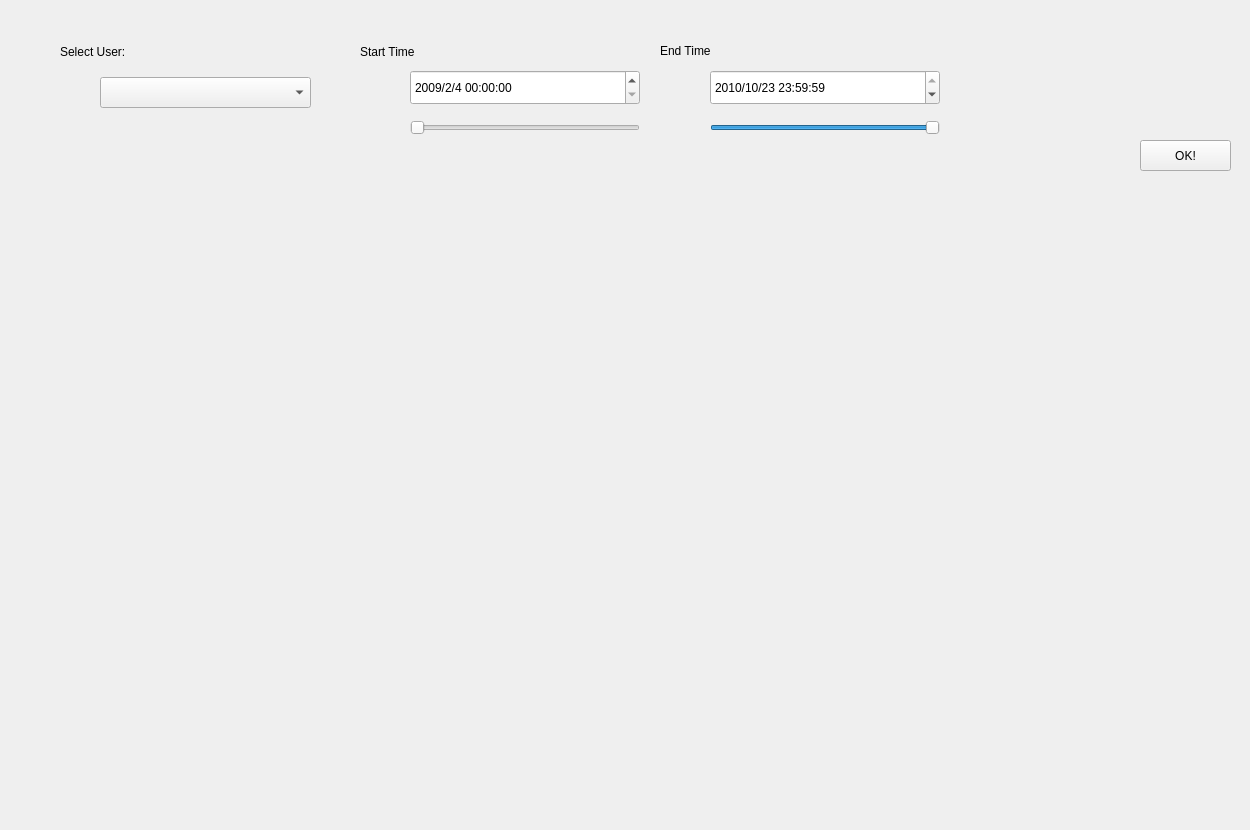
   <widget class="QWidget" name="tab_3">
    <attribute name="title">
     <string>Top POIs</string>
    </attribute>
    <widget class="QChartView" name="chartTop" native="true">
     <property name="geometry">
      <rect>
       <x>20</x>
       <y>180</y>
       <width>1221</width>
       <height>641</height>
      </rect>
     </property>
    </widget>
    <widget class="QLabel" name="label_11">
     <property name="geometry">
      <rect>
       <x>60</x>
       <y>31</y>
       <width>131</width>
       <height>41</height>
      </rect>
     </property>
     <property name="styleSheet">
      <string notr="true">font: 9pt &quot;Times New Roman&quot;;
font: 10pt &quot;Arial&quot;;</string>
     </property>
     <property name="text">
      <string>Select User:</string>
     </property>
    </widget>
    <widget class="QComboBox" name="top_user_Box">
     <property name="geometry">
      <rect>
       <x>100</x>
       <y>77</y>
       <width>211</width>
       <height>31</height>
      </rect>
     </property>
    </widget>
    <widget class="QDateTimeEdit" name="top_start_edit">
     <property name="geometry">
      <rect>
       <x>410</x>
       <y>70</y>
       <width>230</width>
       <height>35</height>
      </rect>
     </property>
     <property name="dateTime">
      <datetime>
       <hour>0</hour>
       <minute>0</minute>
       <second>0</second>
       <year>2009</year>
       <month>2</month>
       <day>4</day>
      </datetime>
     </property>
     <property name="maximumDateTime">
      <datetime>
       <hour>23</hour>
       <minute>59</minute>
       <second>59</second>
       <year>2010</year>
       <month>10</month>
       <day>23</day>
      </datetime>
     </property>
     <property name="minimumDateTime">
      <datetime>
       <hour>0</hour>
       <minute>0</minute>
       <second>0</second>
       <year>2009</year>
       <month>2</month>
       <day>4</day>
      </datetime>
     </property>
     <property name="displayFormat">
      <string>yyyy/M/d HH:mm:ss</string>
     </property>
    </widget>
    <widget class="QLabel" name="label_16">
     <property name="geometry">
      <rect>
       <x>360</x>
       <y>40</y>
       <width>92</width>
       <height>23</height>
      </rect>
     </property>
     <property name="styleSheet">
      <string notr="true">font: 9pt &quot;Times New Roman&quot;;
font: 10pt &quot;Arial&quot;;</string>
     </property>
     <property name="text">
      <string>Start Time</string>
     </property>
    </widget>
    <widget class="QSlider" name="top_start_time">
     <property name="geometry">
      <rect>
       <x>410</x>
       <y>120</y>
       <width>230</width>
       <height>16</height>
      </rect>
     </property>
     <property name="maximum">
      <number>625</number>
     </property>
     <property name="singleStep">
      <number>1</number>
     </property>
     <property name="orientation">
      <enum>Qt::Horizontal</enum>
     </property>
    </widget>
    <widget class="QSlider" name="top_end_time">
     <property name="geometry">
      <rect>
       <x>710</x>
       <y>120</y>
       <width>230</width>
       <height>16</height>
      </rect>
     </property>
     <property name="maximum">
      <number>626</number>
     </property>
     <property name="singleStep">
      <number>1</number>
     </property>
     <property name="value">
      <number>626</number>
     </property>
     <property name="sliderPosition">
      <number>626</number>
     </property>
     <property name="orientation">
      <enum>Qt::Horizontal</enum>
     </property>
    </widget>
    <widget class="QLabel" name="label_17">
     <property name="geometry">
      <rect>
       <x>660</x>
       <y>41</y>
       <width>177</width>
       <height>20</height>
      </rect>
     </property>
     <property name="styleSheet">
      <string notr="true">font: 9pt &quot;Times New Roman&quot;;
font: 10pt &quot;Arial&quot;;</string>
     </property>
     <property name="text">
      <string>End Time</string>
     </property>
    </widget>
    <widget class="QDateTimeEdit" name="top_end_edit">
     <property name="geometry">
      <rect>
       <x>710</x>
       <y>70</y>
       <width>230</width>
       <height>35</height>
      </rect>
     </property>
     <property name="dateTime">
      <datetime>
       <hour>23</hour>
       <minute>59</minute>
       <second>59</second>
       <year>2010</year>
       <month>10</month>
       <day>23</day>
      </datetime>
     </property>
     <property name="maximumDateTime">
      <datetime>
       <hour>23</hour>
       <minute>59</minute>
       <second>59</second>
       <year>2010</year>
       <month>10</month>
       <day>23</day>
      </datetime>
     </property>
     <property name="minimumDateTime">
      <datetime>
       <hour>0</hour>
       <minute>0</minute>
       <second>0</second>
       <year>2009</year>
       <month>2</month>
       <day>4</day>
      </datetime>
     </property>
     <property name="displayFormat">
      <string>yyyy/M/d HH:mm:ss</string>
     </property>
    </widget>
    <widget class="QPushButton" name="top_ok">
     <property name="geometry">
      <rect>
       <x>1140</x>
       <y>140</y>
       <width>91</width>
       <height>31</height>
      </rect>
     </property>
     <property name="text">
      <string>OK!</string>
     </property>
    </widget>
   </widget>
